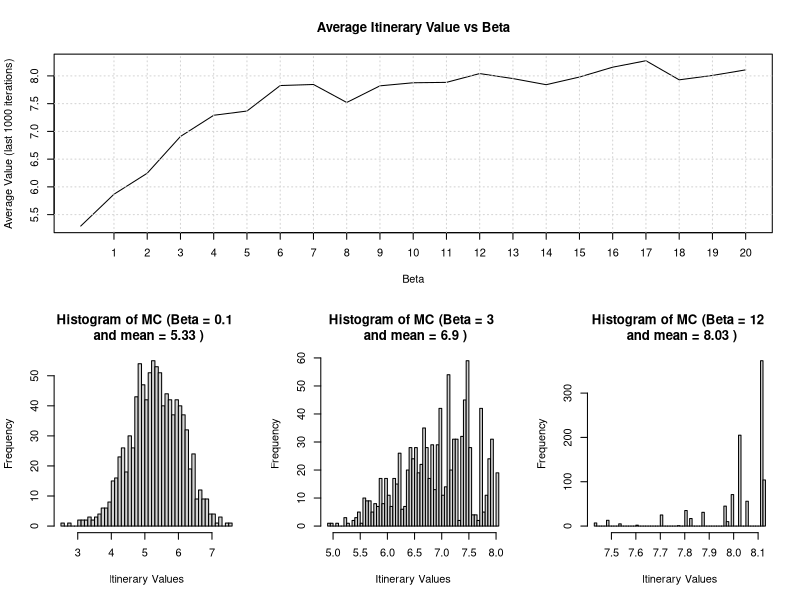

This figure's R source:
set.seed(1)

# ==========
# Question 4 (i)
# ==========
# Inspiration taken from:
# Exercise 3 Seminar 9
# Examples 3 and 4 from lecture 9
# ==========


# ==========
# Step 1: Define the fixed variables and
# Generate the reward matrix (i.e. generate
# the necessary data for the MC)

N = 10000 # number of steps we run the MC for
L = 1000 # last iterations plotted
r = 10 # Number of cities
beta_values = seq(0, 20, by = 1)

# initialising a matrix of zeros of size r+1 x r+1
v <- matrix(0, nrow = r+1, ncol = r+1)

# v(0, j) for j = 1, ..., 10
for (j in 1:r) {
  # row 1 is city 0, col j+1 is city j
  # generating this separately enables
  # us to ensure that the first column
  # stays empty (i.e. the value of coming
  # back to city 0 is 0)
  v[1, j+1] <- runif(1)
}

# v(i, j) for i = 1, ..., 10 and j ≠ i
for (i in 1:r) {
  for (j in 1:r) {
    if (i != j) {
      v[i+1, j+1] <- runif(1)
    }
  }
}

# We create a function to calculate the total value
V <- function(x,v) {
  # We first add v(0,j) to our total value
  # note: we must add 1 to the value of x given
  # the matrix size is r + 1 (i.e. 11 in our case)
  total <- v[1, x[1]+1]
  
  # we then iterate through the 10 values
  # of the permutation vector and assign 
  # the relevant value of the itinerary i to
  # i+1 to the total from the value matrix
  for (i in 1:(length(x)-1)) {
    total <- total + v[x[i]+1, x[i+1]+1]
  }
  return (total)
}

# Set up plot area for our averages
par(mfrow = c(1, 1))

# Setup the averages vector for plotting
Averages <- c()

# ==========
# Step 2: Simulating the N iterations for each
# beta in the beta_values vector

# Loop for beta values:
for (betas in 1:length(beta_values)) {

# we assign the beta value
beta <- beta_values[betas]
  
# We start each iteration with an arbitrary 
# permutation 1,...,10
X_current <- c(1:r)

# we store the value of this first permutation
X <- V(X_current,v)

# we create a vector for each value of each state
X = c(X)

# We now simulate all N iterations of our MC
for (n in 2:N){
  # The first thing we do in our loop is to generate a state from the 
  # proposal chain. Here, we set the proposal chain to be equal to our
  # current itinerary, and we pick two indices i and j uniformly at random
  # from 1,...,r (j and i will be equal about 10% of cases, we do not check for
  # this). Then, we swap values Y[i] and Y[j] in the proposal chain, hence, 
  # creating a new permutation. Since we do not violate any properties of the 
  # permutation, then y is always a valid permutation in our set C (of 10!
  # possible permutations) and, thus, a feasible proposal.
  
  Y <- X_current # We start by initialising Y as the current chain
  U1 = runif(1) # generate random uniform
  U2 = runif(1) # generate random uniform
  i = floor(U1*r)+1 # draw uniformly from {1,2,...,r}
  j = floor(U2*r)+1 # draw uniformly from {1,2,...,r}

  # We do not ensure that j and i are always different:
  # We could have done this by generating random uniforms until j is different 
  # from i i.e. we use rejection sampling to ensure that we select two distinct 
  # indices. We would have used the below loop:
  # while (j == i) {
  #   U2 = runif(1)
  #   j = floor(U2*r)+1
  # }
  # In our case, repeating the permuations is deemed acceptable
  
  # we perform the swap to create a new and valid permutation
  temp <- Y[i]
  Y[i] <- Y[j]
  Y[j] <- temp
  
  # As mentioned, we do not need to check for feasibility of Y as our choice
  # is already a valid permutation in our set of permutations C.
  
  # We now calculate the value of the current itinerary 
  # and the proposed itinerary
  V_current = V(X_current,v)
  V_prop = V(Y,v)
  
  # We calculate the acceptance probability
  # Note: we use min between the exponential and 1 because if the proposal chain
  # has a higher value than the current (i.e. the exponential term is greater
  # than 1), we accept it with probability 1.
  exp_term = exp(beta*(V_prop - V_current))
  prob_accept = min(exp_term,1) 
  
  # We generate the random uniform for the acceptance probability
  U3 = runif(1)
  
  if (U3 < prob_accept){ # we accept
    X_current = Y
  }
  # if we reject Y then X_current stays the same so we do nothing
  
  # We store the value of the current chosen itinerary in our X vector
  # (which we later use to plot the stationary distribution).
  X = c(X,V(X_current, v))
  
} # end of steps

# Note: we only compute the averages for the 1000 last values which is when
# our MC will have converged to the stationary distribution and it will also
# have forgotten the initial state

# Print each beta and average to keep track of progress
print(paste("Calculated for Beta =",beta, "with average", mean(X[(N-L+1):N])))
# We add the maximum value found by the simulation
print(paste("Max of", round(max(X),digits=2), "with Beta =", beta))

# append the new computed average to the averages vector 
Averages <- c(Averages,mean(X[(N-L+1):N]))

} # end of loop for betas

# ==========
# Step 3: Choose Betas to simulate for N iterations

# We reset seed to 1 given the previous use of random numbers
set.seed(1)

# We choose these three beta values given that they
# represent the 3 transition states of the markov
# decision process well:
# - beta = 0.1 represents exploration
# - beta = 3 represents balanced exploration and exploitation
# - beta = 12 represents exploitation
beta_values_chosen = c(0.1,3,12)
beta_values_chosen_list <- list()

# Note we reuse the same code as before, we simply 
# add historgram plots after the beta loop

# Loop for beta values:
for (betas in 1:length(beta_values_chosen)) {
  # we assign the beta value
  beta <- beta_values_chosen[betas]
  
  # We start each iteration with an arbitrary 
  # permutation 1,...,10
  X_current <- c(1:r)
  
  # we store the value of this first permutation
  X <- V(X_current,v)
  
  # we create a vector for each value of each state
  X = c(X)
  
  # We now simulate all N iterations of our MC
  for (n in 2:N){
    # The first thing we do in our loop is to generate a state from the 
    # proposal chain. Here, we set the proposal chain to be equal to our
    # current itinerary, and we pick two indices i and j uniformly at random
    # from 1,...,r (j and i will be equal about 10% of cases, we do not check 
    # for this). Then, we swap values Y[i] and Y[j] in the proposal chain, hence
    #, creating a new permutation. Since we do not violate any properties of the 
    # permutation, then y is always a valid permutation in our set C (of 10! 
    # possible permutations) and, thus, a feasible proposal.
    
    Y <- X_current # We start by initialising Y as the current chain
    U1 = runif(1) # generate random uniform
    U2 = runif(1) # generate random uniform
    i = floor(U1*r)+1 # draw uniformly from {1,2,...,r}
    j = floor(U2*r)+1 # draw uniformly from {1,2,...,r}
    
    # We do not ensure that j and i are always different:
    # We could have done this by generating random uniforms until j is different 
    # from i i.e. we use rejection sampling to ensure that we select two 
    # distinct indices. We would have used the below loop:
    # while (j == i) {
    #   U2 = runif(1)
    #   j = floor(U2*r)+1
    # }
    # In our case, repeating the permuations is deemed acceptable
    
    # we perform the swap to create a new and valid permutation
    temp <- Y[i]
    Y[i] <- Y[j]
    Y[j] <- temp
    
    # As mentioned, we do not need to check for feasibility of Y as our choice
    # is already a valid permutation in our set of permutations C.
    
    # We now calculate the value of the current itinerary 
    # and the proposed itinerary
    V_current = V(X_current,v)
    V_prop = V(Y,v)
    
    # We calculate the acceptance probability
    # Note: we use min between the exponential and 1 because if the proposal 
    # chain has a higher value than the current (i.e. the exponential term is
    # greater than 1), we accept it with probability 1.
    exp_term = exp(beta*(V_prop - V_current))
    prob_accept = min(exp_term,1) 
    
    # We generate the random uniform for the acceptance probability
    U3 = runif(1)
    
    if (U3 < prob_accept){ # we accept
      X_current = Y
    }
    # if we reject Y then X_current stays the same so we do nothing
    
    # We store the value of the current chosen itinerary in our X vector
    # (which we later use to plot the stationary distribution).
    X = c(X,V(X_current, v))
    
  } # end of steps
  
  # record the last 1000 values for each beta to plot the histograms
  beta_values_chosen_list[[betas]] <- X[(N-L+1):N]
  
  # We also compute the average of the distribution over the last L=1000 values
  print(paste("Average of the last", L, "values with beta", beta, "=", 
              mean(X[(N-L+1):N])))
  
  # We add the maximum value found by the simulation
  print(paste("Max of", round(max(X),digits=2), "with Beta =", beta))

} # end of loop for betas


# ==========
# Step 4: Plotting the itinerary value vs beta graph and the histograms

# setup the layout of the plots through a matrix
layout_matrix <- matrix(c(1, 1, 1, 2, 3, 4), nrow = 2, byrow = TRUE)

# set the matrix as the layout
layout(layout_matrix)

# Average Itinerary Value vs Beta
# Plot the averages of the betas to exhibit the 3 transition states of the
# markov decision process
plot(beta_values, Averages, type = "l", 
     xlab = "Beta", ylab = "Average Value (last 1000 iterations)",
     main = "Average Itinerary Value vs Beta",
     xaxt = "n")
axis(1, at = 1:20)
abline(v = 1:20, col = "lightgray", lty = "dotted")
abline(h = axTicks(2), col = "lightgray", lty = "dotted")

# We incorporate the histogram plotting outside of the beta loop so as to ensure
# that all plots can be included in the output of the code
# Note: as mentioned, we plot only the 1000 last values which is when our MC
# will have converged to the stationary distribution
for (betas in 1:length(beta_values_chosen)) {
  hist(beta_values_chosen_list[[betas]], breaks = 50, xlab="Itinerary Values", ylab=
         "Frequency", main=paste("Histogram of MC (Beta =",
          beta_values_chosen[betas],"\n and mean =",
          round(mean(beta_values_chosen_list[[betas]]),2),")"))
}

# reset the plot area to avoid errors
par(mfrow = c(1, 1))